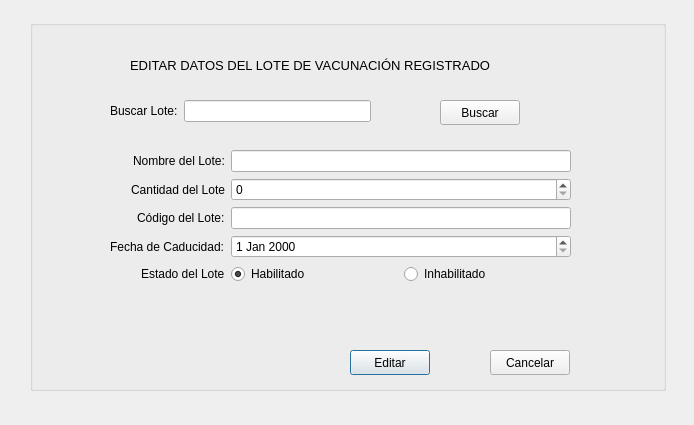
<?xml version="1.0" encoding="UTF-8"?>
<ui version="4.0">
 <class>editarLoteGUI</class>
 <widget class="QDialog" name="editarLoteGUI">
  <property name="geometry">
   <rect>
    <x>0</x>
    <y>0</y>
    <width>694</width>
    <height>425</height>
   </rect>
  </property>
  <property name="windowTitle">
   <string>Editar Datos de un Lote de Vacunación</string>
  </property>
  <widget class="QGroupBox" name="groupBox">
   <property name="geometry">
    <rect>
     <x>30</x>
     <y>20</y>
     <width>636</width>
     <height>371</height>
    </rect>
   </property>
   <property name="title">
    <string/>
   </property>
   <widget class="QLabel" name="label_2">
    <property name="geometry">
     <rect>
      <x>100</x>
      <y>30</y>
      <width>441</width>
      <height>31</height>
     </rect>
    </property>
    <property name="font">
     <font>
      <pointsize>10</pointsize>
     </font>
    </property>
    <property name="text">
     <string>EDITAR DATOS DEL LOTE DE VACUNACIÓN REGISTRADO</string>
    </property>
   </widget>
   <widget class="QPushButton" name="cmdEditarLote">
    <property name="geometry">
     <rect>
      <x>320</x>
      <y>330</y>
      <width>80</width>
      <height>25</height>
     </rect>
    </property>
    <property name="text">
     <string>Editar</string>
    </property>
   </widget>
   <widget class="QPushButton" name="cmdCancelarLote">
    <property name="geometry">
     <rect>
      <x>460</x>
      <y>330</y>
      <width>80</width>
      <height>25</height>
     </rect>
    </property>
    <property name="text">
     <string>Cancelar</string>
    </property>
   </widget>
   <widget class="QWidget" name="formLayoutWidget_2">
    <property name="geometry">
     <rect>
      <x>80</x>
      <y>80</y>
      <width>261</width>
      <height>31</height>
     </rect>
    </property>
    <layout class="QFormLayout" name="formLayout_2">
     <item row="0" column="0">
      <widget class="QLabel" name="label_5">
       <property name="text">
        <string>Buscar Lote:</string>
       </property>
      </widget>
     </item>
     <item row="0" column="1">
      <widget class="QLineEdit" name="txtBuscarLote"/>
     </item>
    </layout>
   </widget>
   <widget class="QPushButton" name="cmdBuscarLo">
    <property name="geometry">
     <rect>
      <x>410</x>
      <y>80</y>
      <width>80</width>
      <height>25</height>
     </rect>
    </property>
    <property name="text">
     <string>Buscar</string>
    </property>
   </widget>
   <widget class="QWidget" name="formLayoutWidget">
    <property name="geometry">
     <rect>
      <x>80</x>
      <y>130</y>
      <width>461</width>
      <height>171</height>
     </rect>
    </property>
    <layout class="QFormLayout" name="formLayout">
     <property name="labelAlignment">
      <set>Qt::AlignRight|Qt::AlignTrailing|Qt::AlignVCenter</set>
     </property>
     <item row="0" column="0">
      <widget class="QLabel" name="label">
       <property name="text">
        <string>Nombre del Lote:</string>
       </property>
      </widget>
     </item>
     <item row="0" column="1">
      <widget class="QLineEdit" name="txtNombreLote"/>
     </item>
     <item row="1" column="0">
      <widget class="QLabel" name="label_3">
       <property name="text">
        <string>Cantidad del Lote</string>
       </property>
      </widget>
     </item>
     <item row="1" column="1">
      <widget class="QSpinBox" name="spinBoxCantidadLote">
       <property name="singleStep">
        <number>10</number>
       </property>
      </widget>
     </item>
     <item row="2" column="0">
      <widget class="QLabel" name="label_4">
       <property name="text">
        <string>Código del Lote:</string>
       </property>
      </widget>
     </item>
     <item row="2" column="1">
      <layout class="QHBoxLayout" name="horizontalLayout">
       <item>
        <widget class="QLineEdit" name="txtCodigoLote"/>
       </item>
      </layout>
     </item>
     <item row="3" column="0">
      <widget class="QLabel" name="label_6">
       <property name="text">
        <string>Fecha de Caducidad:</string>
       </property>
      </widget>
     </item>
     <item row="3" column="1">
      <widget class="QDateEdit" name="fechaCaducidad"/>
     </item>
     <item row="4" column="0">
      <widget class="QLabel" name="label_7">
       <property name="text">
        <string>Estado del Lote</string>
       </property>
      </widget>
     </item>
     <item row="4" column="1">
      <layout class="QHBoxLayout" name="horizontalLayout_2">
       <item>
        <widget class="QRadioButton" name="cmdHabilitarLote">
         <property name="text">
          <string>Habilitado</string>
         </property>
         <property name="checked">
          <bool>true</bool>
         </property>
        </widget>
       </item>
       <item>
        <widget class="QRadioButton" name="cmdInhabilitarLote">
         <property name="text">
          <string>Inhabilitado</string>
         </property>
        </widget>
       </item>
      </layout>
     </item>
    </layout>
   </widget>
  </widget>
 </widget>
 <tabstops>
  <tabstop>txtBuscarLote</tabstop>
  <tabstop>cmdBuscarLo</tabstop>
  <tabstop>txtNombreLote</tabstop>
  <tabstop>spinBoxCantidadLote</tabstop>
  <tabstop>txtCodigoLote</tabstop>
  <tabstop>fechaCaducidad</tabstop>
  <tabstop>cmdHabilitarLote</tabstop>
  <tabstop>cmdInhabilitarLote</tabstop>
  <tabstop>cmdEditarLote</tabstop>
  <tabstop>cmdCancelarLote</tabstop>
 </tabstops>
 <resources/>
 <connections/>
</ui>
